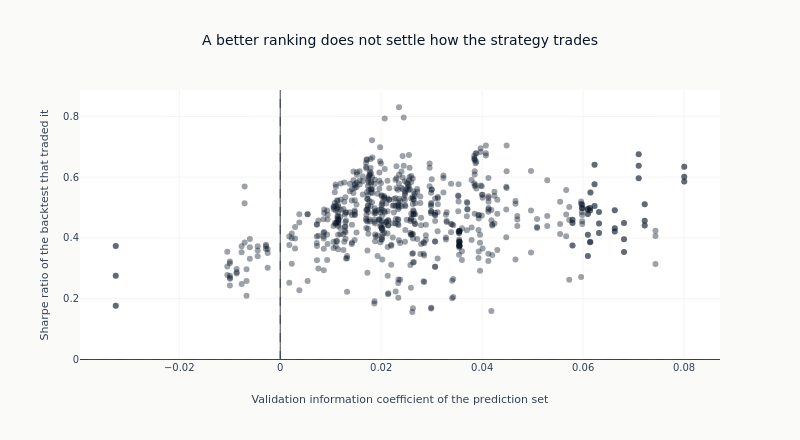

Source (notebook cell):
### Code cell
rank_corr = (
    paired.select(pl.corr("ic_mean", "sharpe", method="spearman")).item()
    if paired.height > 2
    else None
)
fig = go.Figure(
    go.Scatter(
        x=paired["ic_mean"].to_list(),
        y=paired["sharpe"].to_list(),
        mode="markers",
        marker=dict(color=COLORS["blue"], size=6, opacity=0.4),
        showlegend=False,
    )
)
fig.add_hline(y=0, line_width=1, line_dash="dash", line_color=COLORS["neutral"])
fig.add_vline(x=0, line_width=1, line_dash="dash", line_color=COLORS["neutral"])
fig.update_xaxes(title_text="Validation information coefficient of the prediction set")
fig.update_yaxes(title_text="Sharpe ratio of the backtest that traded it")
fig.update_layout(
    title="A better ranking does not settle how the strategy trades",
    height=440,
    width=800,
    margin=dict(t=90),
)
show_plotly_with_alt(
    fig,
    "Scatter of each signal-stage backtest's net Sharpe ratio against the information coefficient "
    "of the prediction set it traded, with dashed lines at zero on both axes. Counted from the "
    f"frame: {paired.height} backtests, IC from {paired['ic_mean'].min():+.3f} to "
    f"{paired['ic_mean'].max():+.3f}, Sharpe from {paired['sharpe'].min():+.2f} to "
    f"{paired['sharpe'].max():+.2f}, rank correlation between the two "
    + ("not computed" if rank_corr is None else f"{rank_corr:+.2f}")
    + ".",
)

### Figure 1 — Plotly figure (JSON) as saved in the notebook; plotly's stock layout.template omitted (floating-point values rounded to 4 significant figures; data arrays with more than 128 entries replaced by an {"elided": "..."} marker saying what was removed)
{"data": [{"marker": {"color": "#0a1628", "opacity": 0.4, "size": 6}, "mode": "markers", "showlegend": false, "type": "scatter", "x": {"elided": "684 float values"}, "y": {"elided": "684 float values"}}], "layout": {"height": 440, "margin": {"t": 90}, "shapes": [{"line": {"color": "#334155", "dash": "dash", "width": 1}, "type": "line", "x0": 0, "x1": 1, "xref": "x domain", "y0": 0, "y1": 0, "yref": "y"}, {"line": {"color": "#334155", "dash": "dash", "width": 1}, "type": "line", "x0": 0, "x1": 0, "xref": "x", "y0": 0, "y1": 1, "yref": "y domain"}], "title": {"text": "A better ranking does not settle how the strategy trades"}, "width": 800, "xaxis": {"title": {"text": "Validation information coefficient of the prediction set"}}, "yaxis": {"title": {"text": "Sharpe ratio of the backtest that traded it"}}}}
